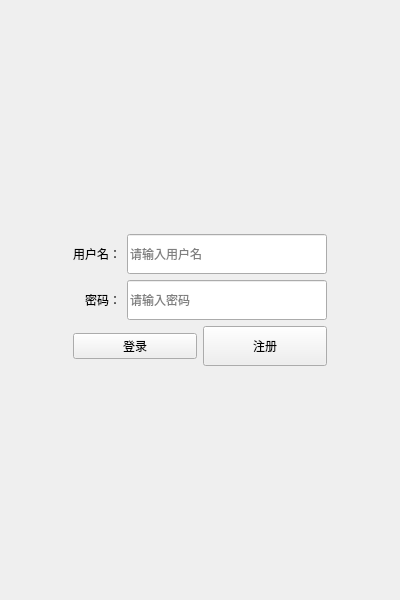
<?xml version="1.0" encoding="UTF-8"?>
<ui version="4.0">
 <class>LoginWindow</class>
 <widget class="QMainWindow" name="LoginWindow">
  <property name="geometry">
   <rect>
    <x>0</x>
    <y>0</y>
    <width>400</width>
    <height>600</height>
   </rect>
  </property>
  <property name="windowTitle">
   <string>聊天室登录</string>
  </property>
  <widget class="QWidget" name="centralwidget">
   <layout class="QVBoxLayout" name="verticalLayout">
    <item>
     <spacer name="verticalSpacer_top">
      <property name="orientation">
       <enum>Qt::Vertical</enum>
      </property>
      <property name="sizeHint" stdset="0">
       <size>
        <width>20</width>
        <height>40</height>
       </size>
      </property>
     </spacer>
    </item>
    <item>
     <layout class="QHBoxLayout" name="horizontalLayout_main">
      <item>
       <spacer name="horizontalSpacer_left">
        <property name="orientation">
         <enum>Qt::Horizontal</enum>
        </property>
        <property name="sizeHint" stdset="0">
         <size>
          <width>40</width>
          <height>20</height>
         </size>
        </property>
       </spacer>
      </item>
      <item>
       <layout class="QVBoxLayout" name="verticalLayout_center">
        <item>
         <layout class="QGridLayout" name="gridLayout">
          <item row="0" column="0">
           <widget class="QLabel" name="label">
            <property name="text">
             <string>用户名：</string>
            </property>
            <property name="alignment">
             <set>Qt::AlignRight|Qt::AlignVCenter</set>
            </property>
           </widget>
          </item>
          <item row="0" column="1">
           <widget class="QLineEdit" name="usernameEdit">
            <property name="minimumSize">
             <size>
              <width>200</width>
              <height>40</height>
             </size>
            </property>
            <property name="placeholderText">
             <string>请输入用户名</string>
            </property>
           </widget>
          </item>
          <item row="1" column="0">
           <widget class="QLabel" name="label_2">
            <property name="text">
             <string>密码：</string>
            </property>
            <property name="alignment">
             <set>Qt::AlignRight|Qt::AlignVCenter</set>
            </property>
           </widget>
          </item>
          <item row="1" column="1">
           <widget class="QLineEdit" name="passwordEdit">
            <property name="minimumSize">
             <size>
              <width>200</width>
              <height>40</height>
             </size>
            </property>
            <property name="echoMode">
             <enum>QLineEdit::Password</enum>
            </property>
            <property name="placeholderText">
             <string>请输入密码</string>
            </property>
           </widget>
          </item>
         </layout>
        </item>
        <item>
         <layout class="QHBoxLayout" name="horizontalLayout_buttons">
          <item>
           <widget class="QPushButton" name="loginButton">
            <property name="objectName">
             <string>loginButton</string>
            </property>
            <property name="text">
             <string>登录</string>
            </property>
           </widget>
          </item>
          <item>
           <widget class="QPushButton" name="registerButton">
            <property name="minimumSize">
             <size>
              <width>120</width>
              <height>40</height>
             </size>
            </property>
            <property name="text">
             <string>注册</string>
            </property>
           </widget>
          </item>
         </layout>
        </item>
       </layout>
      </item>
      <item>
       <spacer name="horizontalSpacer_right">
        <property name="orientation">
         <enum>Qt::Horizontal</enum>
        </property>
        <property name="sizeHint" stdset="0">
         <size>
          <width>40</width>
          <height>20</height>
         </size>
        </property>
       </spacer>
      </item>
     </layout>
    </item>
    <item>
     <spacer name="verticalSpacer_bottom">
      <property name="orientation">
       <enum>Qt::Vertical</enum>
      </property>
      <property name="sizeHint" stdset="0">
       <size>
        <width>20</width>
        <height>40</height>
       </size>
      </property>
     </spacer>
    </item>
   </layout>
  </widget>
 </widget>
</ui> 
